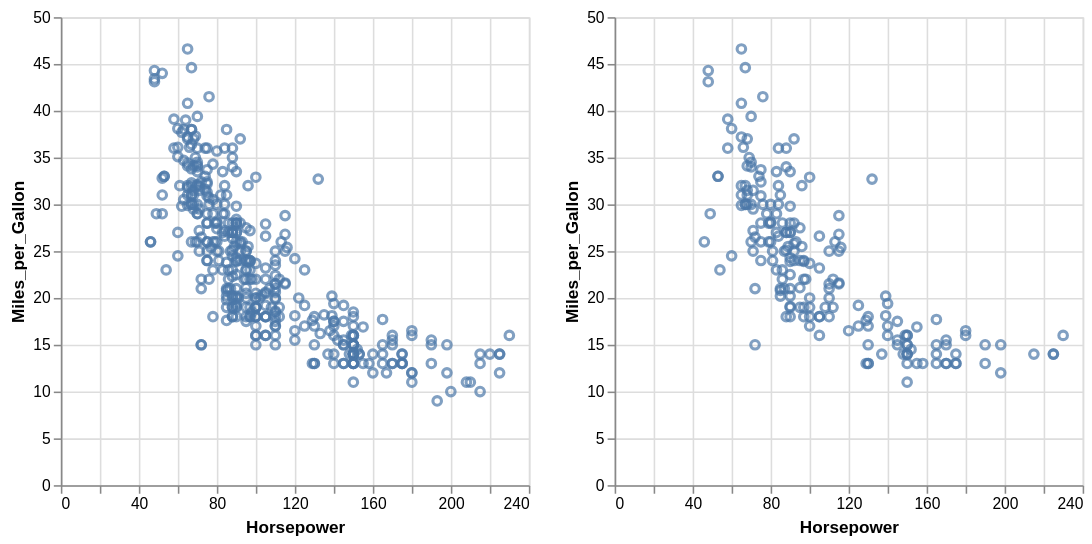

Write a Vega-Lite specification for this figure.
### Vega-Lite specification from a JSON file in a GitHub repository (floating-point values rounded to 4 significant figures; data arrays with more than 128 entries replaced by an {"elided": "..."} marker saying what was removed)
{"$schema": "https://vega.github.io/schema/vega-lite/v4.json", "data": {"values": {"elided": "406 records"}}, "hconcat": [{"mark": "point", "encoding": {"x": {"field": "Horsepower", "type": "quantitative"}, "y": {"field": "Miles_per_Gallon", "type": "quantitative"}}}, {"transform": [{"sample": 200}], "mark": "point", "encoding": {"x": {"field": "Horsepower", "type": "quantitative"}, "y": {"field": "Miles_per_Gallon", "type": "quantitative"}}}]}
